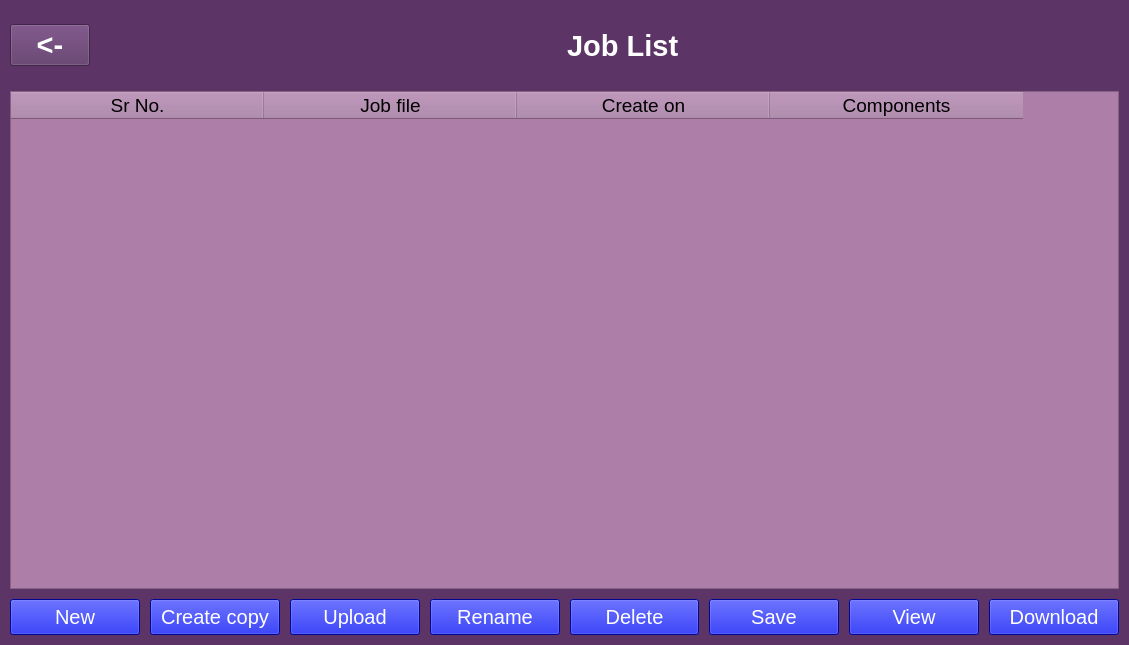
<?xml version="1.0" encoding="UTF-8"?>
<ui version="4.0">
 <class>MainWindow</class>
 <widget class="QMainWindow" name="MainWindow">
  <property name="geometry">
   <rect>
    <x>0</x>
    <y>0</y>
    <width>1129</width>
    <height>645</height>
   </rect>
  </property>
  <property name="windowTitle">
   <string>MainWindow</string>
  </property>
  <property name="styleSheet">
   <string notr="true">
background-color: rgb(92, 53, 102);
</string>
  </property>
  <widget class="QWidget" name="centralwidget">
   <layout class="QVBoxLayout" name="verticalLayout_2">
    <property name="spacing">
     <number>0</number>
    </property>
    <property name="leftMargin">
     <number>10</number>
    </property>
    <property name="topMargin">
     <number>10</number>
    </property>
    <property name="rightMargin">
     <number>10</number>
    </property>
    <property name="bottomMargin">
     <number>10</number>
    </property>
    <item>
     <layout class="QVBoxLayout" name="verticalLayout" stretch="2,14,1">
      <property name="spacing">
       <number>10</number>
      </property>
      <item>
       <layout class="QHBoxLayout" name="topHorizontalLayout" stretch="1,6,6,5,2">
        <property name="spacing">
         <number>40</number>
        </property>
        <property name="leftMargin">
         <number>0</number>
        </property>
        <property name="topMargin">
         <number>0</number>
        </property>
        <property name="rightMargin">
         <number>0</number>
        </property>
        <property name="bottomMargin">
         <number>0</number>
        </property>
        <item>
         <widget class="QPushButton" name="backButton">
          <property name="font">
           <font>
            <pointsize>22</pointsize>
            <weight>75</weight>
            <bold>true</bold>
           </font>
          </property>
          <property name="styleSheet">
           <string notr="true">QPushButton {
	background-color: rgb(092, 53, 102);

color:rgb(255, 255, 255);
}

</string>
          </property>
          <property name="text">
           <string>&lt;-</string>
          </property>
         </widget>
        </item>
        <item>
         <spacer name="horizontalSpacer">
          <property name="orientation">
           <enum>Qt::Horizontal</enum>
          </property>
          <property name="sizeHint" stdset="0">
           <size>
            <width>40</width>
            <height>20</height>
           </size>
          </property>
         </spacer>
        </item>
        <item>
         <widget class="QLabel" name="jobListlabel">
          <property name="sizePolicy">
           <sizepolicy hsizetype="Preferred" vsizetype="Preferred">
            <horstretch>0</horstretch>
            <verstretch>0</verstretch>
           </sizepolicy>
          </property>
          <property name="font">
           <font>
            <pointsize>22</pointsize>
            <weight>75</weight>
            <bold>true</bold>
           </font>
          </property>
          <property name="styleSheet">
           <string notr="true">QLabel {color: rgb(255, 255, 255);}</string>
          </property>
          <property name="text">
           <string>      Job List</string>
          </property>
          <property name="alignment">
           <set>Qt::AlignCenter</set>
          </property>
         </widget>
        </item>
        <item>
         <spacer name="horizontalSpacer_2">
          <property name="orientation">
           <enum>Qt::Horizontal</enum>
          </property>
          <property name="sizeHint" stdset="0">
           <size>
            <width>40</width>
            <height>20</height>
           </size>
          </property>
         </spacer>
        </item>
        <item>
         <spacer name="horizontalSpacer_3">
          <property name="orientation">
           <enum>Qt::Horizontal</enum>
          </property>
          <property name="sizeHint" stdset="0">
           <size>
            <width>40</width>
            <height>20</height>
           </size>
          </property>
         </spacer>
        </item>
       </layout>
      </item>
      <item>
       <widget class="QTableWidget" name="tableWidget">
        <property name="styleSheet">
         <string notr="true">color: rgb(0, 0, 0);
background-color: rgb(173, 127, 168);</string>
        </property>
        <property name="lineWidth">
         <number>1</number>
        </property>
        <property name="showGrid">
         <bool>true</bool>
        </property>
        <property name="cornerButtonEnabled">
         <bool>false</bool>
        </property>
        <attribute name="horizontalHeaderDefaultSectionSize">
         <number>253</number>
        </attribute>
        <column>
         <property name="text">
          <string>Sr No.</string>
         </property>
         <property name="font">
          <font>
           <pointsize>14</pointsize>
          </font>
         </property>
        </column>
        <column>
         <property name="text">
          <string>Job file</string>
         </property>
         <property name="font">
          <font>
           <pointsize>14</pointsize>
          </font>
         </property>
        </column>
        <column>
         <property name="text">
          <string>Create on</string>
         </property>
         <property name="font">
          <font>
           <pointsize>14</pointsize>
          </font>
         </property>
        </column>
        <column>
         <property name="text">
          <string>Components</string>
         </property>
         <property name="font">
          <font>
           <pointsize>14</pointsize>
          </font>
         </property>
        </column>
       </widget>
      </item>
      <item>
       <layout class="QHBoxLayout" name="horizontalLayout">
        <property name="spacing">
         <number>10</number>
        </property>
        <property name="leftMargin">
         <number>0</number>
        </property>
        <property name="topMargin">
         <number>0</number>
        </property>
        <property name="rightMargin">
         <number>0</number>
        </property>
        <property name="bottomMargin">
         <number>0</number>
        </property>
        <item>
         <widget class="QPushButton" name="newButton">
          <property name="sizePolicy">
           <sizepolicy hsizetype="Minimum" vsizetype="Minimum">
            <horstretch>0</horstretch>
            <verstretch>0</verstretch>
           </sizepolicy>
          </property>
          <property name="font">
           <font>
            <pointsize>15</pointsize>
           </font>
          </property>
          <property name="styleSheet">
           <string notr="true">QPushButton {

	background-color: rgb(0, 8, 204);


color:rgb(255, 255, 255);
}</string>
          </property>
          <property name="text">
           <string>New</string>
          </property>
         </widget>
        </item>
        <item>
         <widget class="QPushButton" name="createCopyButton">
          <property name="sizePolicy">
           <sizepolicy hsizetype="Minimum" vsizetype="Minimum">
            <horstretch>0</horstretch>
            <verstretch>0</verstretch>
           </sizepolicy>
          </property>
          <property name="font">
           <font>
            <pointsize>15</pointsize>
           </font>
          </property>
          <property name="styleSheet">
           <string notr="true">QPushButton {

	background-color: rgb(0, 8, 204);


color:rgb(255, 255, 255);
}</string>
          </property>
          <property name="text">
           <string>Create copy</string>
          </property>
         </widget>
        </item>
        <item>
         <widget class="QPushButton" name="uploadBUtton">
          <property name="sizePolicy">
           <sizepolicy hsizetype="Minimum" vsizetype="Minimum">
            <horstretch>0</horstretch>
            <verstretch>0</verstretch>
           </sizepolicy>
          </property>
          <property name="font">
           <font>
            <pointsize>15</pointsize>
           </font>
          </property>
          <property name="styleSheet">
           <string notr="true">QPushButton {

	background-color: rgb(0, 8, 204);


color:rgb(255, 255, 255);
}</string>
          </property>
          <property name="text">
           <string>Upload</string>
          </property>
         </widget>
        </item>
        <item>
         <widget class="QPushButton" name="renameButton">
          <property name="sizePolicy">
           <sizepolicy hsizetype="Minimum" vsizetype="Minimum">
            <horstretch>0</horstretch>
            <verstretch>0</verstretch>
           </sizepolicy>
          </property>
          <property name="font">
           <font>
            <pointsize>15</pointsize>
           </font>
          </property>
          <property name="styleSheet">
           <string notr="true">QPushButton {

	background-color: rgb(0, 8, 204);


color:rgb(255, 255, 255);
}</string>
          </property>
          <property name="text">
           <string>Rename</string>
          </property>
         </widget>
        </item>
        <item>
         <widget class="QPushButton" name="deleteButton">
          <property name="sizePolicy">
           <sizepolicy hsizetype="Minimum" vsizetype="Minimum">
            <horstretch>0</horstretch>
            <verstretch>0</verstretch>
           </sizepolicy>
          </property>
          <property name="font">
           <font>
            <pointsize>15</pointsize>
           </font>
          </property>
          <property name="styleSheet">
           <string notr="true">QPushButton {

	background-color: rgb(0, 8, 204);


color:rgb(255, 255, 255);
}</string>
          </property>
          <property name="text">
           <string>Delete</string>
          </property>
         </widget>
        </item>
        <item>
         <widget class="QPushButton" name="saveButton">
          <property name="sizePolicy">
           <sizepolicy hsizetype="Minimum" vsizetype="Minimum">
            <horstretch>0</horstretch>
            <verstretch>0</verstretch>
           </sizepolicy>
          </property>
          <property name="font">
           <font>
            <pointsize>15</pointsize>
           </font>
          </property>
          <property name="styleSheet">
           <string notr="true">QPushButton {

	background-color: rgb(0, 8, 204);


color:rgb(255, 255, 255);
}</string>
          </property>
          <property name="text">
           <string>Save</string>
          </property>
         </widget>
        </item>
        <item>
         <widget class="QPushButton" name="viewButton">
          <property name="sizePolicy">
           <sizepolicy hsizetype="Minimum" vsizetype="Minimum">
            <horstretch>0</horstretch>
            <verstretch>0</verstretch>
           </sizepolicy>
          </property>
          <property name="font">
           <font>
            <pointsize>15</pointsize>
           </font>
          </property>
          <property name="styleSheet">
           <string notr="true">QPushButton {

	background-color: rgb(0, 8, 204);


color:rgb(255, 255, 255);
}</string>
          </property>
          <property name="text">
           <string>View</string>
          </property>
         </widget>
        </item>
        <item>
         <widget class="QPushButton" name="downloadButton">
          <property name="sizePolicy">
           <sizepolicy hsizetype="Minimum" vsizetype="Minimum">
            <horstretch>0</horstretch>
            <verstretch>0</verstretch>
           </sizepolicy>
          </property>
          <property name="font">
           <font>
            <pointsize>15</pointsize>
           </font>
          </property>
          <property name="styleSheet">
           <string notr="true">QPushButton {

	background-color: rgb(0, 8, 204);


color:rgb(255, 255, 255);
}</string>
          </property>
          <property name="text">
           <string>Download</string>
          </property>
         </widget>
        </item>
       </layout>
      </item>
     </layout>
    </item>
   </layout>
  </widget>
 </widget>
 <resources/>
 <connections/>
</ui>
